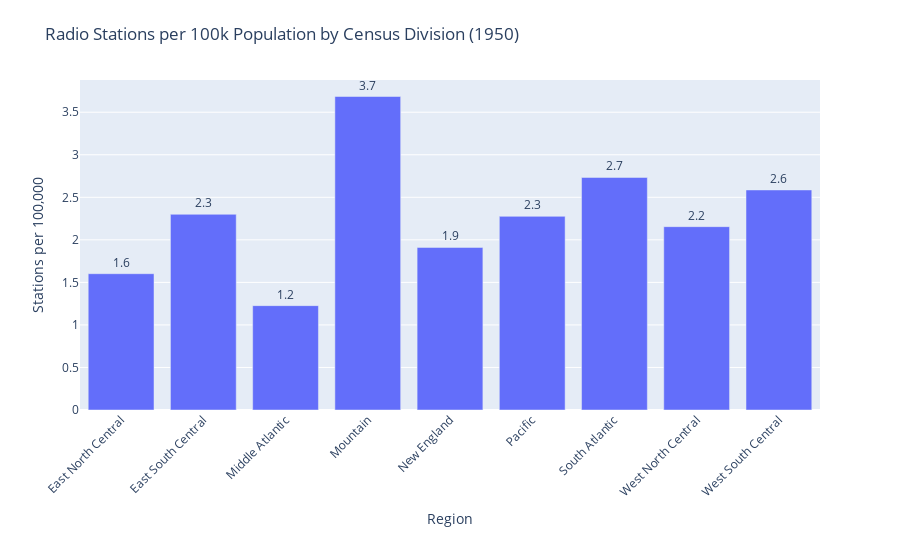

Source (notebook cell):
### Code cell
df1950= pd.read_csv('../data/processed/correct_dtypes_merged_fcc_census_1950.csv')
# 2) Assign divisions to your DataFrame (e.g. df1940 or df1950)
df1950['division'] = df1950['State'].map(division_map)


# 1) Group and sum both raw stations & population
region_rates = (
    df1950
    .groupby('division', as_index=False)
    .agg(
        total_stations=('total_radio', 'sum'),
        population=('Population_1950', 'sum')
    )
)

# 2) Compute the per-100k rate at the regional level
region_rates['stations_per_100k'] = (
    region_rates['total_stations']
    / region_rates['population']
    * 100_000
)

# 3) Plot that
fig = px.bar(
    region_rates,
    x='division',
    y='stations_per_100k',
    title='Radio Stations per 100k Population by Census Division (1950)',
    labels={'stations_per_100k': 'Stations per 100,000','division':'Region'},
    text=region_rates['stations_per_100k'].round(1),
    height=600
)

fig.update_traces(textposition='outside')
fig.update_layout(xaxis_tickangle=-45, margin={'b':150, 't':80},
                  uniformtext_minsize=8,
                  uniformtext_mode='hide'

                  
                 )
fig.show()

### Figure 1 — Plotly figure (JSON) as saved in the notebook; plotly's stock layout.template omitted (floating-point values rounded to 4 significant figures)
{"data": [{"alignmentgroup": "True", "hovertemplate": "Region=%{x}<br>Stations per 100,000=%{y}<br>text=%{text}<extra></extra>", "legendgroup": "", "marker": {"color": "#636efa", "pattern": {"shape": ""}}, "name": "", "offsetgroup": "", "orientation": "v", "showlegend": false, "text": [1.6, 2.3, 1.2, 3.7, 1.9, 2.3, 2.7, 2.2, 2.6], "textposition": "outside", "type": "bar", "x": ["East North Central", "East South Central", "Middle Atlantic", "Mountain", "New England", "Pacific", "South Atlantic", "West North Central", "West South Central"], "xaxis": "x", "y": [1.602, 2.3, 1.227, 3.685, 1.911, 2.276, 2.733, 2.155, 2.586], "yaxis": "y"}], "layout": {"autosize": true, "barmode": "relative", "legend": {"tracegroupgap": 0}, "margin": {"b": 150, "t": 80}, "title": {"text": "Radio Stations per 100k Population by Census Division (1950)"}, "uniformtext": {"minsize": 8, "mode": "hide"}, "xaxis": {"anchor": "y", "autorange": true, "domain": [0, 1], "range": [-0.5, 8.5], "tickangle": -45, "title": {"text": "Region"}, "type": "category"}, "yaxis": {"anchor": "x", "autorange": true, "domain": [0, 1], "range": [0, 3.879], "title": {"text": "Stations per 100,000"}, "type": "linear"}}}
